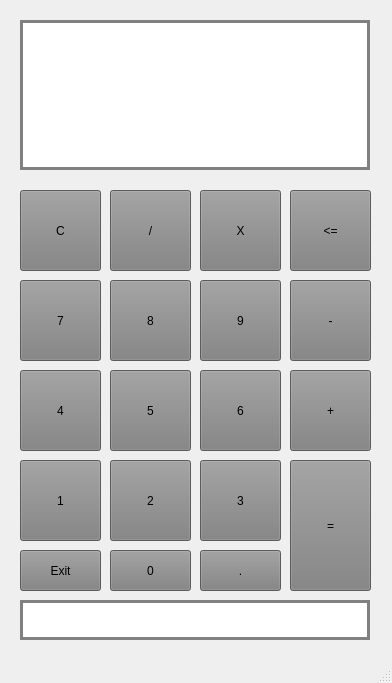
<?xml version="1.0" encoding="UTF-8"?>
<ui version="4.0">
 <class>MainWindow</class>
 <widget class="QMainWindow" name="MainWindow">
  <property name="geometry">
   <rect>
    <x>0</x>
    <y>0</y>
    <width>392</width>
    <height>683</height>
   </rect>
  </property>
  <property name="windowTitle">
   <string>MainWindow</string>
  </property>
  <property name="styleSheet">
   <string notr="true">QPushButton{

	background-color:gray;
}</string>
  </property>
  <widget class="QWidget" name="centralwidget">
   <widget class="QPushButton" name="pushButton">
    <property name="geometry">
     <rect>
      <x>20</x>
      <y>460</y>
      <width>81</width>
      <height>81</height>
     </rect>
    </property>
    <property name="text">
     <string>1</string>
    </property>
   </widget>
   <widget class="QPushButton" name="pushButton_2">
    <property name="geometry">
     <rect>
      <x>110</x>
      <y>460</y>
      <width>81</width>
      <height>81</height>
     </rect>
    </property>
    <property name="text">
     <string>2</string>
    </property>
   </widget>
   <widget class="QPushButton" name="pushButton_3">
    <property name="geometry">
     <rect>
      <x>200</x>
      <y>460</y>
      <width>81</width>
      <height>81</height>
     </rect>
    </property>
    <property name="text">
     <string>3</string>
    </property>
   </widget>
   <widget class="QPushButton" name="pushButton_5">
    <property name="geometry">
     <rect>
      <x>110</x>
      <y>370</y>
      <width>81</width>
      <height>81</height>
     </rect>
    </property>
    <property name="text">
     <string>5</string>
    </property>
   </widget>
   <widget class="QPushButton" name="pushButton_4">
    <property name="geometry">
     <rect>
      <x>20</x>
      <y>370</y>
      <width>81</width>
      <height>81</height>
     </rect>
    </property>
    <property name="text">
     <string>4</string>
    </property>
   </widget>
   <widget class="QPushButton" name="pushButton_6">
    <property name="geometry">
     <rect>
      <x>200</x>
      <y>370</y>
      <width>81</width>
      <height>81</height>
     </rect>
    </property>
    <property name="text">
     <string>6</string>
    </property>
   </widget>
   <widget class="QPushButton" name="pushButton_7">
    <property name="geometry">
     <rect>
      <x>20</x>
      <y>280</y>
      <width>81</width>
      <height>81</height>
     </rect>
    </property>
    <property name="text">
     <string>7</string>
    </property>
   </widget>
   <widget class="QPushButton" name="pushButton_8">
    <property name="geometry">
     <rect>
      <x>110</x>
      <y>280</y>
      <width>81</width>
      <height>81</height>
     </rect>
    </property>
    <property name="text">
     <string>8</string>
    </property>
   </widget>
   <widget class="QPushButton" name="pushButton_9">
    <property name="geometry">
     <rect>
      <x>200</x>
      <y>280</y>
      <width>81</width>
      <height>81</height>
     </rect>
    </property>
    <property name="text">
     <string>9</string>
    </property>
   </widget>
   <widget class="QPushButton" name="pushButton_exit">
    <property name="geometry">
     <rect>
      <x>20</x>
      <y>550</y>
      <width>81</width>
      <height>41</height>
     </rect>
    </property>
    <property name="text">
     <string>Exit</string>
    </property>
   </widget>
   <widget class="QPushButton" name="pushButton_0">
    <property name="geometry">
     <rect>
      <x>110</x>
      <y>550</y>
      <width>81</width>
      <height>41</height>
     </rect>
    </property>
    <property name="text">
     <string>0</string>
    </property>
   </widget>
   <widget class="QPushButton" name="pushButton_point">
    <property name="geometry">
     <rect>
      <x>200</x>
      <y>550</y>
      <width>81</width>
      <height>41</height>
     </rect>
    </property>
    <property name="text">
     <string>.</string>
    </property>
   </widget>
   <widget class="QPushButton" name="pushButton_equal">
    <property name="geometry">
     <rect>
      <x>290</x>
      <y>460</y>
      <width>81</width>
      <height>131</height>
     </rect>
    </property>
    <property name="text">
     <string>=</string>
    </property>
   </widget>
   <widget class="QPushButton" name="pushButton_14">
    <property name="geometry">
     <rect>
      <x>290</x>
      <y>370</y>
      <width>81</width>
      <height>81</height>
     </rect>
    </property>
    <property name="text">
     <string>+</string>
    </property>
   </widget>
   <widget class="QPushButton" name="pushButton_minus">
    <property name="geometry">
     <rect>
      <x>290</x>
      <y>280</y>
      <width>81</width>
      <height>81</height>
     </rect>
    </property>
    <property name="text">
     <string>-</string>
    </property>
   </widget>
   <widget class="QPushButton" name="pushButton_16">
    <property name="geometry">
     <rect>
      <x>20</x>
      <y>190</y>
      <width>81</width>
      <height>81</height>
     </rect>
    </property>
    <property name="text">
     <string>C</string>
    </property>
   </widget>
   <widget class="QPushButton" name="pushButton_devide">
    <property name="geometry">
     <rect>
      <x>110</x>
      <y>190</y>
      <width>81</width>
      <height>81</height>
     </rect>
    </property>
    <property name="text">
     <string>/</string>
    </property>
   </widget>
   <widget class="QPushButton" name="pushButton_multiple">
    <property name="geometry">
     <rect>
      <x>200</x>
      <y>190</y>
      <width>81</width>
      <height>81</height>
     </rect>
    </property>
    <property name="text">
     <string>X</string>
    </property>
   </widget>
   <widget class="QPushButton" name="pushButton_delete">
    <property name="geometry">
     <rect>
      <x>290</x>
      <y>190</y>
      <width>81</width>
      <height>81</height>
     </rect>
    </property>
    <property name="text">
     <string>&lt;=</string>
    </property>
   </widget>
   <widget class="QLineEdit" name="lineEdit">
    <property name="geometry">
     <rect>
      <x>20</x>
      <y>20</y>
      <width>350</width>
      <height>40</height>
     </rect>
    </property>
    <property name="styleSheet">
     <string notr="true">QLineEdit{
	border:3px solid gray;
    border-bottom: none;
	font-size:20px;
}</string>
    </property>
   </widget>
   <widget class="QLineEdit" name="lineEdit_2">
    <property name="geometry">
     <rect>
      <x>20</x>
      <y>60</y>
      <width>350</width>
      <height>61</height>
     </rect>
    </property>
    <property name="styleSheet">
     <string notr="true">QLineEdit{
	border:3px solid gray;
    border-top: none;
	border-bottom:none;
	text-align: center;
    font-weight: bold;
    font-size: 20px;
}</string>
    </property>
    <property name="readOnly">
     <bool>true</bool>
    </property>
   </widget>
   <widget class="QLineEdit" name="lineEdit_3">
    <property name="geometry">
     <rect>
      <x>20</x>
      <y>119</y>
      <width>350</width>
      <height>51</height>
     </rect>
    </property>
    <property name="styleSheet">
     <string notr="true">QLineEdit{
	border:3px solid gray;
    border-top: none;
	text-align: center;
    font-weight: bold;
    font-size: 20px;
}</string>
    </property>
    <property name="readOnly">
     <bool>true</bool>
    </property>
   </widget>
   <widget class="QLineEdit" name="lineEdit_time">
    <property name="geometry">
     <rect>
      <x>20</x>
      <y>600</y>
      <width>350</width>
      <height>40</height>
     </rect>
    </property>
    <property name="styleSheet">
     <string notr="true">QLineEdit{
	border:3px solid gray;
	font-size:35px;
}</string>
    </property>
    <property name="alignment">
     <set>Qt::AlignCenter</set>
    </property>
    <property name="readOnly">
     <bool>true</bool>
    </property>
   </widget>
  </widget>
  <widget class="QMenuBar" name="menubar">
   <property name="geometry">
    <rect>
     <x>0</x>
     <y>0</y>
     <width>392</width>
     <height>22</height>
    </rect>
   </property>
  </widget>
  <widget class="QStatusBar" name="statusbar"/>
 </widget>
 <resources/>
 <connections/>
</ui>
